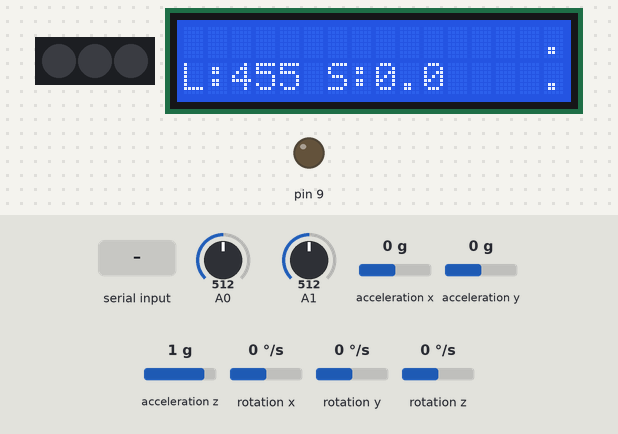
A sketch run on a simulated Arduino Uno, built with avr-gcc and run on an emulated ATmega328P. On the bench: 3 RGB LEDs in strip order, left to right, 16×2 character LCD, output pins drawn as LEDs (lit = HIGH). Wiring (inferred from the names in the program): MPU-6050 motion sensor at I2C address 0x68. The test bench sets the inputs (shaded band); at power-on: acceleration x 0 g, A0 = 512, A1 = 512, acceleration y 0 g, acceleration z 1 g, rotation x 0 °/s, rotation y 0 °/s, rotation z 0 °/s. What the sketch prints to the serial monitor is not drawn.

Above: at 5.3 s.
5.4 s: acceleration x set to -1.4 g
At 6.1 s:
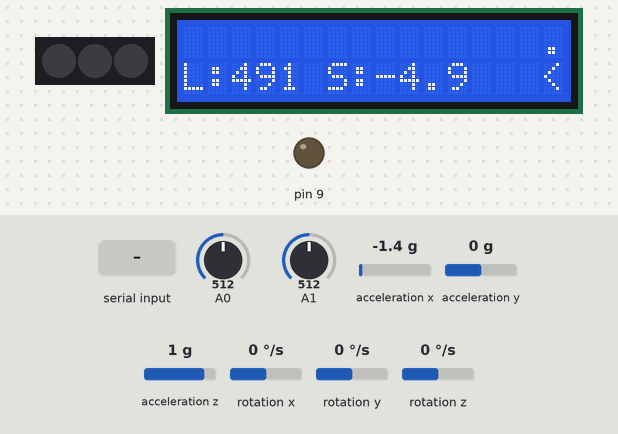
7.7 s: A0 set to 716
At 8.2 s:
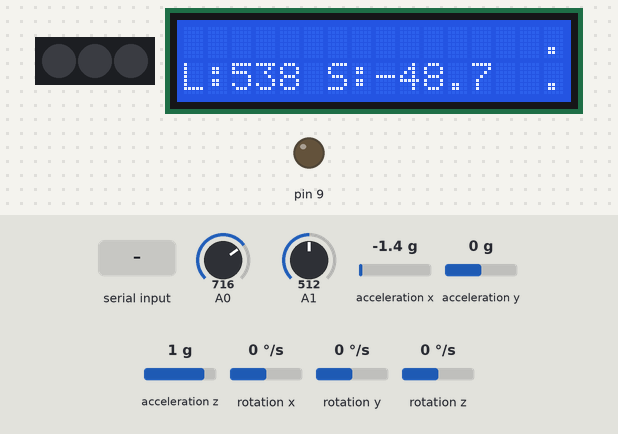
9.8 s: A1 set to 716
At 10.4 s:
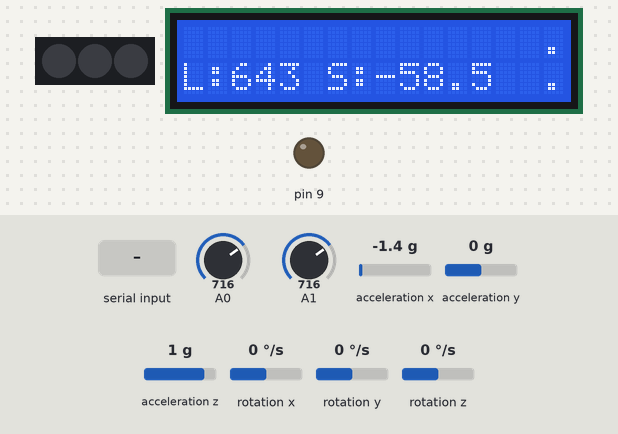
11.9 s: byte 10 ('\n') received over Serial
At 14.3 s:
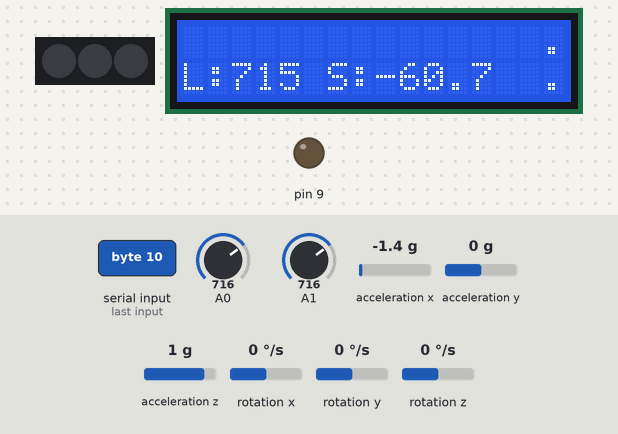
14.5 s: acceleration y set to -1.4 g
At 15.1 s:
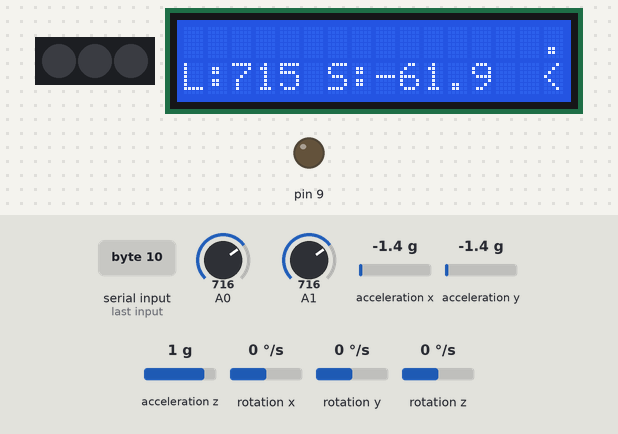
17.2 s: byte 13 ('\r') received over Serial
At 17.8 s:
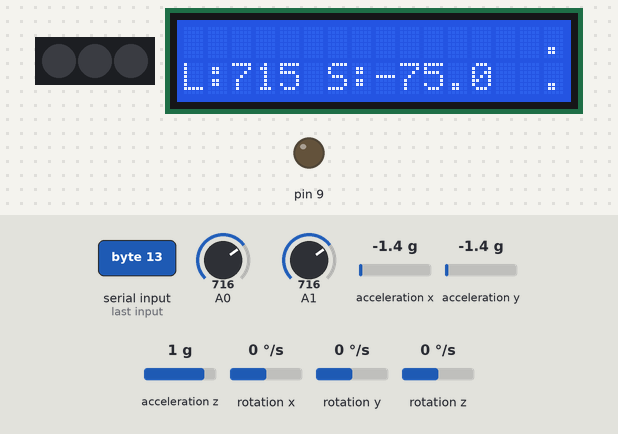
Timing chart, 0 to 20.2 s (numbered marks = the images above; inputs shaded):
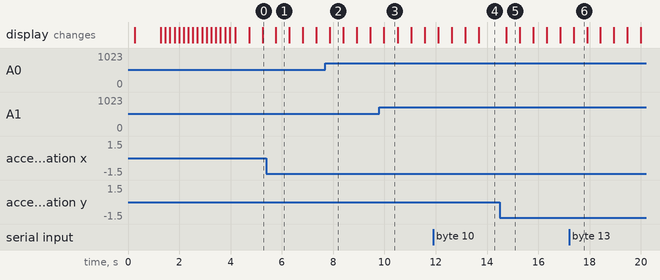

The sketch:

main.ino
```cpp
// (licence header left out)
// Constants, variables and config
#include "constants.h"
#include "config.h"
#include "datatypes.h"

// External libraries
#include <Wire.h>
#include <LiquidCrystal.h>
#include <Adafruit_NeoPixel.h>

// External library objects
LiquidCrystal lcd(LDC_RS_PIN, LDC_E_PIN, LCD_D4_PIN, LCD_D5_PIN, LCD_D6_PIN, LCD_D7_PIN);
Adafruit_NeoPixel ws_leds = Adafruit_NeoPixel(STATUS_PIXELS_NUM, STATUS_STRIP_PIN, NEO_GRB + NEO_KHZ800);

void setup()
{
	// Define pins mode
	pinMode(LIGHTS_PIN, OUTPUT);
	analogReference(EXTERNAL);

	// Init leds strip
	ws_leds.begin();
	ws_leds.clear();
	ws_leds.show();

	// Initialize I2C
	Wire.begin();

	// Open serial port
	Serial.begin(BAUD_RATE);
	delay(200);

	// Initialize 16x2 display
	lcd.begin(16, 2);
	lcd.print(F(" <-  Eitude  -> "));

	// Wait some time before calibration
	lcd.setCursor(0, 1);
	lcd.print(F("  Don't  move!  "));
	delay(1000);

	// Setup and calibrate MPU6050
	imu_setup();
	imu_calibrate();

	// Done calibration
	lcd.clear();

	// Flush serial port
	Serial.flush();

	// Send ready sign
	serial_ready();

	// Reset loop timer
	loop_timer = micros();
}

void loop()
{
	// Read raw IMU data
	imu_read();

	// Check if platform is in move
	vibrations();

	// Calculate speed
	speed_handler();

	// Calculate LUX
	illumination();

	// Check serial and fill buffer
	serial_reader();

	// Lights up WS2812 LEDs
	ws_leds.show();

	// Print current state to LCD every LCD_PRINT_TIME
	lcd_print_state();

	// Check loop time
	if (micros() - loop_timer > MAX_ALLOWED_LOOP_PERIOD)
		error = 2;
	while (micros() - loop_timer < LOOP_PERIOD);
	loop_timer = micros();
}
```

constants.h
```cpp
// (licence header left out)
#ifndef CONSTANTS_H
#define CONSTANTS_H

 // The loop frequency is 40 Hz. Changing it may cause system break or even injury
const uint32_t LOOP_PERIOD PROGMEM = 25000;
const uint32_t MAX_ALLOWED_LOOP_PERIOD PROGMEM = 26000;

// Hardware constants
const uint8_t IMU_ADDRESS PROGMEM = 0x68;

// Serial port
const uint16_t BUFFER_SIZE PROGMEM = 256;

#endif
```

datatypes.h
```cpp
// (licence header left out)
#ifndef DATATYPES_H
#define DATATYPES_H

// Common variables
uint8_t error;
uint16_t count_var;
uint32_t loop_timer;

// LCD
uint32_t lcd_timer;

// Serial
char buffer[BUFFER_SIZE];
int16_t sofar;
int16_t command;

// Light sensor
uint16_t raw_illumination;
float filtered_value;

// MPU6050
int16_t temperature;
int16_t acc_x, acc_y, acc_z;
int16_t gyro_pitch, gyro_roll, gyro_yaw;
uint8_t level_calibration_on;
int32_t gyro_pitch_cal, gyro_roll_cal, gyro_yaw_cal;
int32_t acc_x_cal_value, acc_y_cal_value;
int32_t acc_x_filtered, acc_y_filtered;

// Vibration meter
int32_t vibration_array[20], avarage_vibration_level, vibration_total_result;
uint8_t vibration_counter, in_move_flag;

// Speed
float speed, speed_accumulator;
int32_t speed_loop_timer;

#endif
```

gcode.ino
```cpp
// (licence header left out)
/// <summary>
/// Handles GCode commands
/// </summary>
void gcode_handler(void) {
	// M - commands
	command = gcode_parse('M', -1);
	switch (command)
	{
	case 3:
		// Enable tool (LED)
		digitalWrite(LIGHTS_PIN, 1);
		break;
	case 5:
		// Disable tool (LED)
		digitalWrite(LIGHTS_PIN, 0);
		break;
	default:
		break;
	}

	// L - commands
	command = gcode_parse('L', -1);
	switch (command)
	{
	case 0:
		// Illumination check
		Serial.print(F("S0 L"));
		Serial.println((uint16_t)filtered_value);
		break;
	case 1:
		// Speed check
		Serial.print(F("S0 L"));
		Serial.println(speed_accumulator, 2);
		break;
	case 2:
		// Set status
		switch ((int8_t)gcode_parse('S', -1))
		{
		case 0:
			// IDLE
			for (count_var = 0; count_var < STATUS_PIXELS_NUM; count_var++)
				ws_leds.setPixelColor(count_var, COLOR_IDLE);
			break;
		case 1:
			// STAB
			for (count_var = 0; count_var < STATUS_PIXELS_NUM; count_var++)
				ws_leds.setPixelColor(count_var, COLOR_STAB);
			break;
		case 2:
			// LAND
			for (count_var = 0; count_var < STATUS_PIXELS_NUM; count_var++)
				ws_leds.setPixelColor(count_var, COLOR_LAND);
			break;
		case 3:
			// PREV
			for (count_var = 0; count_var < STATUS_PIXELS_NUM; count_var++)
				ws_leds.setPixelColor(count_var, COLOR_PREV);
			break;
		case 4:
			// LOST
			for (count_var = 0; count_var < STATUS_PIXELS_NUM; count_var++)
				ws_leds.setPixelColor(count_var, COLOR_LOST);
			break;
		case 5:
			// TKOF
			for (count_var = 0; count_var < STATUS_PIXELS_NUM; count_var++)
				ws_leds.setPixelColor(count_var, COLOR_TKOF);
			break;
		case 6:
			// WAYP
			for (count_var = 0; count_var < STATUS_PIXELS_NUM; count_var++)
				ws_leds.setPixelColor(count_var, COLOR_WAYP);
			break;
		case 7:
			// DONE
			for (count_var = 0; count_var < STATUS_PIXELS_NUM; count_var++)
				ws_leds.setPixelColor(count_var, COLOR_DONE);
			break;
		default:
			// Other
			ws_leds.clear();
			break;
		}
		break;
	case 3:
		// Pressure check
		Serial.print(F("S0 P"));
		Serial.println(SIMULATE_PRESSURE);
		break;
	case 4:
		// GPS check
		Serial.print(F("S0 A"));
		Serial.print(SIMULATE_GPS_LAT);
		Serial.print(F(" O"));
		Serial.print(SIMULATE_GPS_LON);
		Serial.print(F(" N"));
		Serial.print(SIMULATE_GPS_SATS_N);
		Serial.print(F(" F"));
		Serial.println(SIMULATE_GPS_FIX_T);
		break;
	case 8:
		// Check status
		Serial.print(F("S"));
		Serial.println(error);
		break;
	default:
		break;
	}
}

/// <summary>
/// Parses GCode string
/// </summary>
/// <param name="code"> Symbol you want to know the meaning of </param>
/// <param name="val"> Value if the character is not found </param>
/// <returns> Value of the character </returns>
float gcode_parse(char code, float val) {
	char* ptr = buffer;
	while ((long)ptr > 1 && (*ptr) && (long)ptr < (long)buffer + sofar) {
		if (*ptr == code) {
			return atof(ptr + 1);
		}
		ptr = strchr(ptr, ' ') + 1;
	}
	return val;
}
```

illumination.ino
```cpp
// (licence header left out)
/// <summary>
/// Reads and calculates current illumination
/// </summary>
void illumination(void) {
	// Read raw ADC values
	raw_illumination = analogRead(LIGHT_S_1_PIN) + analogRead(LIGHT_S_2_PIN);
	raw_illumination /= 2;

	// Filter values
	filtered_value = filtered_value * LUX_FILTER_KOEFF + raw_illumination * (1.0 - LUX_FILTER_KOEFF);
}
```

imu.ino
```cpp
// (licence header left out)
/// <summary>
/// Initializes MPU-6050 IMU
/// </summary>
void imu_setup(void) {
	// Check if the IMU is responding
	Wire.beginTransmission(IMU_ADDRESS);
	error = Wire.endTransmission();
	while (error != 0) {
		// Stay in the loop because the IMU did not responde
		error = 1;
		// Show cuurent error
		lcd_print_error();
		// Simulate main loop
		delayMicroseconds(LOOP_PERIOD);
	}

	Wire.beginTransmission(IMU_ADDRESS);
	// Set the PWR_MGMT_1 register (6B hex) bits as 00000000 to activate the gyro.
	Wire.write(0x6B);
	Wire.write(0x00);
	Wire.endTransmission();

	Wire.beginTransmission(IMU_ADDRESS);
	// Set the GYRO_CONFIG register (1B hex) bits as 00001000 (500dps full scale)
	Wire.write(0x1B);
	Wire.write(0x08);
	Wire.endTransmission();

	Wire.beginTransmission(IMU_ADDRESS);
	// Set the  ACCEL_CONFIG register (1A hex) bits as 00010000 (+/- 8g full scale range)
	Wire.write(0x1C);
	Wire.write(0x10);
	Wire.endTransmission();

	Wire.beginTransmission(IMU_ADDRESS);
	// Set the CONFIG register (1A hex) bits as 00000011 (Set Digital Low Pass Filter to ~43Hz)
	Wire.write(0x1A);
	Wire.write(0x03);
	Wire.endTransmission();
}

/// <summary>
/// Reads raw data from the IMU with calibrartions
/// </summary>
void imu_read(void) {
	Wire.beginTransmission(IMU_ADDRESS);
	// Start reading @ register 43h and auto increment with every read
	Wire.write(0x3B);
	Wire.endTransmission();

	// Request 14 bytes from the MPU 6050.
	Wire.requestFrom(IMU_ADDRESS, (uint8_t)14);

	// Add the low and high byte to the acc variables
	acc_x = Wire.read() << 8 | Wire.read();
	acc_y = Wire.read() << 8 | Wire.read();
	acc_z = Wire.read() << 8 | Wire.read();

	// Add the low and high byte to the temperature variable
	temperature = Wire.read() << 8 | Wire.read();

	// Read high and low parts of the angular data
	gyro_roll = Wire.read() << 8 | Wire.read();
	gyro_pitch = Wire.read() << 8 | Wire.read();
	gyro_yaw = Wire.read() << 8 | Wire.read();

	// Invert the direction of the axes
	//gyro_roll *= -1;
	gyro_pitch *= -1;
	gyro_yaw *= -1;

	if (level_calibration_on == 0) {
		// Subtact the calibration values
		acc_x -= acc_x_cal_value;
		acc_y -= acc_y_cal_value;
		gyro_roll -= gyro_roll_cal;
		gyro_pitch -= gyro_pitch_cal;
		gyro_yaw -= gyro_yaw_cal;
	}
}

/// <summary>
/// Calibartes gyro and acc
/// </summary>
void imu_calibrate(void) {
	// Disable subtracting calibration values
	level_calibration_on = 1;
	lcd.clear();
	lcd.setCursor(0, 0);
	lcd.print(F("  Calibration   "));
	lcd.setCursor(0, 1);

	acc_x_cal_value = 0;
	acc_y_cal_value = 0;
	gyro_roll_cal = 0;
	gyro_pitch_cal = 0;
	gyro_yaw_cal = 0;
	for (count_var = 0; count_var < CALIBRATION_N; count_var++) {
		imu_read();
		acc_x_cal_value += acc_x;
		acc_y_cal_value += acc_y;
		gyro_roll_cal += gyro_roll;
		gyro_pitch_cal += gyro_pitch;
		gyro_yaw_cal += gyro_yaw;

		if (count_var % (CALIBRATION_N / 16) == 0)
			lcd.print('.');
		delayMicroseconds(4000);
	}
	acc_x_cal_value /= CALIBRATION_N;
	acc_y_cal_value /= CALIBRATION_N;
	gyro_roll_cal /= CALIBRATION_N;
	gyro_pitch_cal /= CALIBRATION_N;
	gyro_yaw_cal /= CALIBRATION_N;

	// Enable subtracting calibration values (calibration done)
	level_calibration_on = 0;
	lcd.clear();

	imu_read();
	speed_loop_timer = millis();
}
```

serial_reader.ino
```cpp
// (licence header left out)
/// <summary>
/// Fills buffer with the received data
/// </summary>
void serial_reader(void) {
	while (Serial.available() > 0) {
		char c = Serial.read();
		if (sofar < BUFFER_SIZE - 1) {
			buffer[sofar++] = c;
		}
		else {
			sofar = 0;
			Serial.flush();
		}
		if ((c == '\n') || (c == '\r')) {
			buffer[sofar] = 0;

			// Check if buffer is empty
			if (sofar < 2) {
				sofar = 0;
				break;
			}

			// Process current command
			gcode_handler();

			// Send ready sign
			serial_ready();

			// Reset buffer
			sofar = 0;
		}
	}
}

/// <summary>
/// Prints ready sign to the serial port
/// </summary>
void serial_ready(void) {
	Serial.print(F(">"));
}
```

speed_vibro.ino
```cpp
// (licence header left out)
/// <summary>
/// Calculates speed of the platform
/// </summary>
void speed_handler(void) {
	// Filter accelerations
	acc_x_filtered = (float)acc_x_filtered * ACC_FILTER_KOEFF + (float)acc_x * (1.0 - ACC_FILTER_KOEFF);
	acc_y_filtered = (float)acc_y_filtered * ACC_FILTER_KOEFF + (float)acc_y * (1.0 - ACC_FILTER_KOEFF);

	speed = acc_x_filtered;

	// Convert acceleration to G
	speed /= 4096.0;
	// Convert to m/s^2
	speed *= 9.81;
	// Multiply by dt to get instant speed in m/ms
	speed *= (millis() - speed_loop_timer);

	// Reset timer
	speed_loop_timer = millis();

	// Convert to m/s
	speed /= 1000.0;
	// Convert to km/h
	speed *= 3.6;

	// Accumulate instatnt speed
	speed_accumulator += speed;

	if (!in_move_flag) {
		// If the platform is not moving, reset the speed
		speed_accumulator = speed_accumulator * SPEED_ZEROING_FACTOR;
	}
}

/// <summary>
/// Checks vibration level and sets in_move flag
/// </summary>
void vibrations(void) {
	// Calculate the total accelerometer vector.
	vibration_array[0] = (int32_t)acc_x * (int32_t)acc_x;
	vibration_array[0] += (int32_t)acc_y * (int32_t)acc_y;
	vibration_array[0] += (int32_t)acc_z * (int32_t)acc_z;
	vibration_array[0] = sqrt(vibration_array[0]);

	for (count_var = 16; count_var > 0; count_var--) {
		// Shift every variable one position up in the array.
		vibration_array[count_var] = vibration_array[count_var - 1];
		// Add the array value to the acc_av_vector variable.
		avarage_vibration_level += vibration_array[count_var];
	}
	// Divide the acc_av_vector by 17 to get the avarage total accelerometer vector.
	avarage_vibration_level /= 17;

	if (vibration_counter < 20) {
		vibration_counter++;
		// Add the absolute difference between the avarage vector and current vector to the vibration_total_result variable.
		vibration_total_result += abs(vibration_array[0] - avarage_vibration_level);

	}
	else {
		in_move_flag = vibration_total_result > VIBR_STOP_MOVE_THRESH;
		vibration_counter = 0;
		// Serial.println(vibration_total_result);
		vibration_total_result = 0;
	}
}
```

config.h
```cpp
// (licence header left out)
#ifndef CONFIG_H
#define CONFIG_H

/******************************/
/*            Pins            */
/******************************/
// Analog light sensors
const uint8_t LIGHT_S_1_PIN PROGMEM = A0;
const uint8_t LIGHT_S_2_PIN PROGMEM = A1;

// LCD
const uint8_t LDC_RS_PIN PROGMEM = 2;
const uint8_t LDC_E_PIN PROGMEM = 3;
const uint8_t LCD_D4_PIN PROGMEM = 4;
const uint8_t LCD_D5_PIN PROGMEM = 5;
const uint8_t LCD_D6_PIN PROGMEM = 6;
const uint8_t LCD_D7_PIN PROGMEM = 7;

// Backlight
const uint8_t LIGHTS_PIN PROGMEM = 9;

// WS2812 Strip
const uint8_t STATUS_STRIP_PIN PROGMEM = 8;


/*************************************/
/*            Serial port            */
/*************************************/
// Serial port speed
const uint32_t BAUD_RATE PROGMEM = 57600;


/***************************************/
/*            Light sensors            */
/***************************************/
// Light Kalman filter
const float LUX_FILTER_KOEFF PROGMEM = 0.95;


/************************************/
/*            Simulation            */
/************************************/
// Simulate GPS data (L4 command) with this coordinates
const int32_t SIMULATE_GPS_LAT PROGMEM = 8983272;
const int32_t SIMULATE_GPS_LON PROGMEM = -79559480;
const uint8_t SIMULATE_GPS_SATS_N PROGMEM = 12;
const uint8_t SIMULATE_GPS_FIX_T PROGMEM = 3;

// Simulate platform pressure (L3 command) with this value
const uint32_t SIMULATE_PRESSURE PROGMEM = 100780;


/*****************************/
/*            LCD            */
/*****************************/
// Print data to LCD every ms
const uint16_t LCD_PRINT_TIME PROGMEM = 500;


/*****************************/
/*            IMU            */
/*****************************/
const uint16_t CALIBRATION_N PROGMEM = 500;
const float ACC_FILTER_KOEFF PROGMEM = 0.95;
const float VIBR_STOP_MOVE_THRESH PROGMEM = 300;
const float SPEED_ZEROING_FACTOR PROGMEM = 0.98;


/*************************************/
/*            WS2812 LEDs            */
/*************************************/
// Number of LEDs
const uint16_t STATUS_PIXELS_NUM PROGMEM = 3;

// LED colors
#define COLOR_IDLE				127, 0, 127
#define COLOR_STAB				0, 255, 0
#define COLOR_LAND				0, 255, 255
#define COLOR_PREV				255, 127, 0
#define COLOR_LOST				255, 0, 0
#define COLOR_TKOF				0, 0, 255
#define COLOR_WAYP				63, 63, 63
#define COLOR_DONE				127, 127, 127

#endif
```

lcd.ino
```cpp
// (licence header left out)
/// <summary>
/// Prints current state to the screen by the timer
/// </summary>
void lcd_print_state(void) {
	if (millis() - lcd_timer >= LCD_PRINT_TIME) {
		lcd.setCursor(0, 1);
		if (!error) {
			// Print state if no error
			// Illumination
			lcd.print(F("L:"));
			lcd.print((uint16_t)filtered_value);

			// Speed
			lcd.print(F(" S:"));
			lcd.print(speed_accumulator, 1);

			// Fill line
			lcd.print(F("                "));

			// Light ON flag
			lcd.setCursor(15, 0);
			if (digitalRead(LIGHTS_PIN))
				lcd.print(F("*"));
			else
				lcd.print(F("."));

			// Move flag
			lcd.setCursor(15, 1);
			if (in_move_flag)
				lcd.print(F("<"));
			else
				lcd.print(F("."));
		}
		else
			lcd_print_error();

		// Reset timer
		lcd_timer = millis();
	}
}


/// <summary>
/// Prints current error state on the LCD
/// </summary>
void lcd_print_error(void) {
	if (error) {
		// Fill line
		lcd.print(F("                "));
		lcd.setCursor(0, 0);

		// Print error
		lcd.print(F("ERROR: "));
		lcd.print(error);
	}
}
```

Measured:
- after the input at 5.4 s, the display: changes after 0.36 s (image 1)
- after the input at 14.5 s, the display: changes after 0.24 s (image 5)
- what the display in image 1 shows lasts 0.5 s, from 5.8 s to 6.3 s
